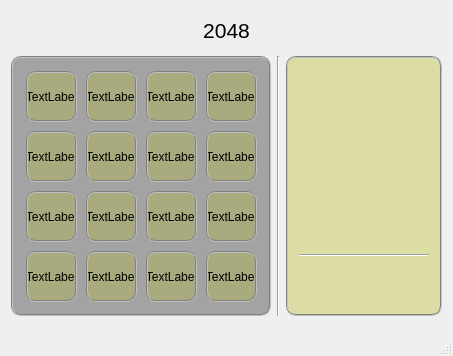
<?xml version="1.0" encoding="UTF-8"?>
<ui version="4.0">
 <class>MainWindow</class>
 <widget class="QMainWindow" name="MainWindow">
  <property name="geometry">
   <rect>
    <x>0</x>
    <y>0</y>
    <width>451</width>
    <height>356</height>
   </rect>
  </property>
  <property name="sizePolicy">
   <sizepolicy hsizetype="Preferred" vsizetype="Preferred">
    <horstretch>0</horstretch>
    <verstretch>0</verstretch>
   </sizepolicy>
  </property>
  <property name="minimumSize">
   <size>
    <width>0</width>
    <height>0</height>
   </size>
  </property>
  <property name="maximumSize">
   <size>
    <width>451</width>
    <height>356</height>
   </size>
  </property>
  <property name="windowTitle">
   <string>MainWindow</string>
  </property>
  <widget class="QWidget" name="centralWidget">
   <layout class="QGridLayout" name="gridLayout_4">
    <item row="0" column="0">
     <widget class="QLabel" name="label_17">
      <property name="minimumSize">
       <size>
        <width>0</width>
        <height>25</height>
       </size>
      </property>
      <property name="maximumSize">
       <size>
        <width>16777215</width>
        <height>25</height>
       </size>
      </property>
      <property name="text">
       <string>&lt;!DOCTYPE HTML PUBLIC &quot;-//W3C//DTD HTML 4.0//EN&quot; &quot;http://www.w3.org/TR/REC-html40/strict.dtd&quot;&gt;
&lt;html&gt;&lt;head&gt;&lt;meta name=&quot;qrichtext&quot; content=&quot;1&quot; /&gt;&lt;style type=&quot;text/css&quot;&gt;
p, li { white-space: pre-wrap; }
&lt;/style&gt;&lt;/head&gt;&lt;body style=&quot; font-family:'SimSun'; font-size:9pt; font-weight:400; font-style:normal;&quot;&gt;
&lt;p align=&quot;center&quot; style=&quot; margin-top:0px; margin-bottom:0px; margin-left:0px; margin-right:0px; -qt-block-indent:0; text-indent:0px;&quot;&gt;&lt;span style=&quot; font-size:16pt;&quot;&gt;2048&lt;/span&gt;&lt;/p&gt;&lt;/body&gt;&lt;/html&gt;</string>
      </property>
     </widget>
    </item>
    <item row="1" column="0">
     <layout class="QHBoxLayout" name="horizontalLayout_2">
      <item>
       <widget class="QGroupBox" name="groupBox">
        <property name="minimumSize">
         <size>
          <width>260</width>
          <height>260</height>
         </size>
        </property>
        <property name="maximumSize">
         <size>
          <width>260</width>
          <height>260</height>
         </size>
        </property>
        <property name="styleSheet">
         <string notr="true">QGroupBox{
background-color:rgb(163, 163, 163);
border:2px groove gray;
border-radius:10px;
}</string>
        </property>
        <property name="title">
         <string/>
        </property>
        <layout class="QGridLayout" name="gridLayout">
         <item row="0" column="0">
          <widget class="QLabel" name="label11">
           <property name="minimumSize">
            <size>
             <width>55</width>
             <height>55</height>
            </size>
           </property>
           <property name="maximumSize">
            <size>
             <width>55</width>
             <height>55</height>
            </size>
           </property>
           <property name="styleSheet">
            <string notr="true">QLabel{
margin:2px;
border:2px groove gray;
border-radius:10px;
background-color:rgb(170, 170, 127);
}</string>
           </property>
           <property name="text">
            <string>TextLabel</string>
           </property>
           <property name="alignment">
            <set>Qt::AlignCenter</set>
           </property>
          </widget>
         </item>
         <item row="0" column="1">
          <widget class="QLabel" name="label12">
           <property name="minimumSize">
            <size>
             <width>55</width>
             <height>55</height>
            </size>
           </property>
           <property name="maximumSize">
            <size>
             <width>55</width>
             <height>55</height>
            </size>
           </property>
           <property name="styleSheet">
            <string notr="true">QLabel{
margin:2px;
border:2px groove gray;
border-radius:10px;
background-color:rgb(170, 170, 127);
}</string>
           </property>
           <property name="text">
            <string>TextLabel</string>
           </property>
           <property name="alignment">
            <set>Qt::AlignCenter</set>
           </property>
          </widget>
         </item>
         <item row="0" column="2">
          <widget class="QLabel" name="label13">
           <property name="minimumSize">
            <size>
             <width>55</width>
             <height>55</height>
            </size>
           </property>
           <property name="maximumSize">
            <size>
             <width>55</width>
             <height>55</height>
            </size>
           </property>
           <property name="styleSheet">
            <string notr="true">QLabel{
margin:2px;
border:2px groove gray;
border-radius:10px;
background-color:rgb(170, 170, 127);
}</string>
           </property>
           <property name="text">
            <string>TextLabel</string>
           </property>
           <property name="alignment">
            <set>Qt::AlignCenter</set>
           </property>
          </widget>
         </item>
         <item row="0" column="3">
          <widget class="QLabel" name="label14">
           <property name="minimumSize">
            <size>
             <width>55</width>
             <height>55</height>
            </size>
           </property>
           <property name="maximumSize">
            <size>
             <width>55</width>
             <height>55</height>
            </size>
           </property>
           <property name="styleSheet">
            <string notr="true">QLabel{
margin:2px;
border:2px groove gray;
border-radius:10px;
background-color:rgb(170, 170, 127);
}</string>
           </property>
           <property name="text">
            <string>TextLabel</string>
           </property>
           <property name="alignment">
            <set>Qt::AlignCenter</set>
           </property>
          </widget>
         </item>
         <item row="1" column="0">
          <widget class="QLabel" name="label21">
           <property name="minimumSize">
            <size>
             <width>55</width>
             <height>55</height>
            </size>
           </property>
           <property name="maximumSize">
            <size>
             <width>55</width>
             <height>55</height>
            </size>
           </property>
           <property name="styleSheet">
            <string notr="true">QLabel{
margin:2px;
border:2px groove gray;
border-radius:10px;
background-color:rgb(170, 170, 127);
}</string>
           </property>
           <property name="text">
            <string>TextLabel</string>
           </property>
           <property name="alignment">
            <set>Qt::AlignCenter</set>
           </property>
          </widget>
         </item>
         <item row="1" column="1">
          <widget class="QLabel" name="label22">
           <property name="minimumSize">
            <size>
             <width>55</width>
             <height>55</height>
            </size>
           </property>
           <property name="maximumSize">
            <size>
             <width>55</width>
             <height>55</height>
            </size>
           </property>
           <property name="styleSheet">
            <string notr="true">QLabel{
margin:2px;
border:2px groove gray;
border-radius:10px;
background-color:rgb(170, 170, 127);
}</string>
           </property>
           <property name="text">
            <string>TextLabel</string>
           </property>
           <property name="alignment">
            <set>Qt::AlignCenter</set>
           </property>
          </widget>
         </item>
         <item row="1" column="2">
          <widget class="QLabel" name="label23">
           <property name="minimumSize">
            <size>
             <width>55</width>
             <height>55</height>
            </size>
           </property>
           <property name="maximumSize">
            <size>
             <width>55</width>
             <height>55</height>
            </size>
           </property>
           <property name="styleSheet">
            <string notr="true">QLabel{
margin:2px;
border:2px groove gray;
border-radius:10px;
background-color:rgb(170, 170, 127);
}</string>
           </property>
           <property name="text">
            <string>TextLabel</string>
           </property>
           <property name="alignment">
            <set>Qt::AlignCenter</set>
           </property>
          </widget>
         </item>
         <item row="1" column="3">
          <widget class="QLabel" name="label24">
           <property name="minimumSize">
            <size>
             <width>55</width>
             <height>55</height>
            </size>
           </property>
           <property name="maximumSize">
            <size>
             <width>55</width>
             <height>55</height>
            </size>
           </property>
           <property name="styleSheet">
            <string notr="true">QLabel{
margin:2px;
border:2px groove gray;
border-radius:10px;
background-color:rgb(170, 170, 127);
}</string>
           </property>
           <property name="text">
            <string>TextLabel</string>
           </property>
           <property name="alignment">
            <set>Qt::AlignCenter</set>
           </property>
          </widget>
         </item>
         <item row="2" column="0">
          <widget class="QLabel" name="label31">
           <property name="minimumSize">
            <size>
             <width>55</width>
             <height>55</height>
            </size>
           </property>
           <property name="maximumSize">
            <size>
             <width>55</width>
             <height>55</height>
            </size>
           </property>
           <property name="styleSheet">
            <string notr="true">QLabel{
margin:2px;
border:2px groove gray;
border-radius:10px;
background-color:rgb(170, 170, 127);
}</string>
           </property>
           <property name="text">
            <string>TextLabel</string>
           </property>
           <property name="alignment">
            <set>Qt::AlignCenter</set>
           </property>
          </widget>
         </item>
         <item row="2" column="1">
          <widget class="QLabel" name="label32">
           <property name="minimumSize">
            <size>
             <width>55</width>
             <height>55</height>
            </size>
           </property>
           <property name="maximumSize">
            <size>
             <width>55</width>
             <height>55</height>
            </size>
           </property>
           <property name="styleSheet">
            <string notr="true">QLabel{
margin:2px;
border:2px groove gray;
border-radius:10px;
background-color:rgb(170, 170, 127);
}</string>
           </property>
           <property name="text">
            <string>TextLabel</string>
           </property>
           <property name="alignment">
            <set>Qt::AlignCenter</set>
           </property>
          </widget>
         </item>
         <item row="2" column="2">
          <widget class="QLabel" name="label33">
           <property name="minimumSize">
            <size>
             <width>55</width>
             <height>55</height>
            </size>
           </property>
           <property name="maximumSize">
            <size>
             <width>55</width>
             <height>55</height>
            </size>
           </property>
           <property name="styleSheet">
            <string notr="true">QLabel{
margin:2px;
border:2px groove gray;
border-radius:10px;
background-color:rgb(170, 170, 127);
}</string>
           </property>
           <property name="text">
            <string>TextLabel</string>
           </property>
           <property name="alignment">
            <set>Qt::AlignCenter</set>
           </property>
          </widget>
         </item>
         <item row="2" column="3">
          <widget class="QLabel" name="label34">
           <property name="minimumSize">
            <size>
             <width>55</width>
             <height>55</height>
            </size>
           </property>
           <property name="maximumSize">
            <size>
             <width>55</width>
             <height>55</height>
            </size>
           </property>
           <property name="styleSheet">
            <string notr="true">QLabel{
margin:2px;
border:2px groove gray;
border-radius:10px;
background-color:rgb(170, 170, 127);
}</string>
           </property>
           <property name="text">
            <string>TextLabel</string>
           </property>
           <property name="alignment">
            <set>Qt::AlignCenter</set>
           </property>
          </widget>
         </item>
         <item row="3" column="0">
          <widget class="QLabel" name="label41">
           <property name="minimumSize">
            <size>
             <width>55</width>
             <height>55</height>
            </size>
           </property>
           <property name="maximumSize">
            <size>
             <width>55</width>
             <height>55</height>
            </size>
           </property>
           <property name="styleSheet">
            <string notr="true">QLabel{
margin:2px;
border:2px groove gray;
border-radius:10px;
background-color:rgb(170, 170, 127);
}</string>
           </property>
           <property name="text">
            <string>TextLabel</string>
           </property>
           <property name="alignment">
            <set>Qt::AlignCenter</set>
           </property>
          </widget>
         </item>
         <item row="3" column="1">
          <widget class="QLabel" name="label42">
           <property name="minimumSize">
            <size>
             <width>55</width>
             <height>55</height>
            </size>
           </property>
           <property name="maximumSize">
            <size>
             <width>55</width>
             <height>55</height>
            </size>
           </property>
           <property name="styleSheet">
            <string notr="true">QLabel{
margin:2px;
border:2px groove gray;
border-radius:10px;
background-color:rgb(170, 170, 127);
}</string>
           </property>
           <property name="text">
            <string>TextLabel</string>
           </property>
           <property name="alignment">
            <set>Qt::AlignCenter</set>
           </property>
          </widget>
         </item>
         <item row="3" column="2">
          <widget class="QLabel" name="label43">
           <property name="minimumSize">
            <size>
             <width>55</width>
             <height>55</height>
            </size>
           </property>
           <property name="maximumSize">
            <size>
             <width>55</width>
             <height>55</height>
            </size>
           </property>
           <property name="styleSheet">
            <string notr="true">QLabel{
margin:2px;
border:2px groove gray;
border-radius:10px;
background-color:rgb(170, 170, 127);
}</string>
           </property>
           <property name="text">
            <string>TextLabel</string>
           </property>
           <property name="alignment">
            <set>Qt::AlignCenter</set>
           </property>
          </widget>
         </item>
         <item row="3" column="3">
          <widget class="QLabel" name="label44">
           <property name="minimumSize">
            <size>
             <width>55</width>
             <height>55</height>
            </size>
           </property>
           <property name="maximumSize">
            <size>
             <width>55</width>
             <height>55</height>
            </size>
           </property>
           <property name="styleSheet">
            <string notr="true">QLabel{
margin:2px;
border:2px groove gray;
border-radius:10px;
background-color:rgb(170, 170, 127);
}</string>
           </property>
           <property name="text">
            <string>TextLabel</string>
           </property>
           <property name="alignment">
            <set>Qt::AlignCenter</set>
           </property>
          </widget>
         </item>
        </layout>
       </widget>
      </item>
      <item>
       <widget class="Line" name="line">
        <property name="orientation">
         <enum>Qt::Vertical</enum>
        </property>
       </widget>
      </item>
      <item>
       <widget class="QGroupBox" name="groupBox_2">
        <property name="minimumSize">
         <size>
          <width>156</width>
          <height>260</height>
         </size>
        </property>
        <property name="maximumSize">
         <size>
          <width>156</width>
          <height>260</height>
         </size>
        </property>
        <property name="styleSheet">
         <string notr="true">QGroupBox{
background-color:rgb(220, 220, 165);
border:2px groove gray;
border-radius:10px;
}</string>
        </property>
        <property name="title">
         <string/>
        </property>
        <layout class="QGridLayout" name="gridLayout_3">
         <item row="0" column="0">
          <layout class="QGridLayout" name="gridLayout_2">
           <item row="0" column="1">
            <widget class="QPushButton" name="pushButtonUp">
             <property name="minimumSize">
              <size>
               <width>40</width>
               <height>40</height>
              </size>
             </property>
             <property name="maximumSize">
              <size>
               <width>40</width>
               <height>40</height>
              </size>
             </property>
             <property name="styleSheet">
              <string notr="true">QPushButton{
border:5px gray;
border-radius:20px;
}</string>
             </property>
             <property name="text">
              <string/>
             </property>
             <property name="icon">
              <iconset resource="resource.qrc">
               <normaloff>:/icons/icons/Up.png</normaloff>:/icons/icons/Up.png</iconset>
             </property>
             <property name="iconSize">
              <size>
               <width>50</width>
               <height>50</height>
              </size>
             </property>
             <property name="shortcut">
              <string>Up</string>
             </property>
            </widget>
           </item>
           <item row="1" column="0">
            <widget class="QPushButton" name="pushButtonLeft">
             <property name="minimumSize">
              <size>
               <width>40</width>
               <height>40</height>
              </size>
             </property>
             <property name="maximumSize">
              <size>
               <width>40</width>
               <height>40</height>
              </size>
             </property>
             <property name="styleSheet">
              <string notr="true">QPushButton{
border:5px gray;
border-radius:20px;
}</string>
             </property>
             <property name="text">
              <string/>
             </property>
             <property name="icon">
              <iconset resource="resource.qrc">
               <normaloff>:/icons/icons/Left.png</normaloff>:/icons/icons/Left.png</iconset>
             </property>
             <property name="iconSize">
              <size>
               <width>50</width>
               <height>50</height>
              </size>
             </property>
             <property name="shortcut">
              <string>Left</string>
             </property>
            </widget>
           </item>
           <item row="1" column="2">
            <widget class="QPushButton" name="pushButtonRight">
             <property name="minimumSize">
              <size>
               <width>40</width>
               <height>40</height>
              </size>
             </property>
             <property name="maximumSize">
              <size>
               <width>40</width>
               <height>40</height>
              </size>
             </property>
             <property name="styleSheet">
              <string notr="true">QPushButton{
border:5px gray;
border-radius:20px;
}</string>
             </property>
             <property name="text">
              <string/>
             </property>
             <property name="icon">
              <iconset resource="resource.qrc">
               <normaloff>:/icons/icons/Right.png</normaloff>:/icons/icons/Right.png</iconset>
             </property>
             <property name="iconSize">
              <size>
               <width>50</width>
               <height>50</height>
              </size>
             </property>
             <property name="shortcut">
              <string>Right</string>
             </property>
            </widget>
           </item>
           <item row="2" column="1">
            <widget class="QPushButton" name="pushButtonDown">
             <property name="minimumSize">
              <size>
               <width>40</width>
               <height>40</height>
              </size>
             </property>
             <property name="maximumSize">
              <size>
               <width>40</width>
               <height>40</height>
              </size>
             </property>
             <property name="styleSheet">
              <string notr="true">QPushButton{
border:5px gray;
border-radius:20px;
}</string>
             </property>
             <property name="text">
              <string/>
             </property>
             <property name="icon">
              <iconset resource="resource.qrc">
               <normaloff>:/icons/icons/Down.png</normaloff>:/icons/icons/Down.png</iconset>
             </property>
             <property name="iconSize">
              <size>
               <width>50</width>
               <height>50</height>
              </size>
             </property>
             <property name="shortcut">
              <string>Down</string>
             </property>
            </widget>
           </item>
          </layout>
         </item>
         <item row="2" column="0">
          <widget class="Line" name="line_2">
           <property name="orientation">
            <enum>Qt::Horizontal</enum>
           </property>
          </widget>
         </item>
         <item row="3" column="0">
          <layout class="QHBoxLayout" name="horizontalLayout">
           <item>
            <widget class="QPushButton" name="pushButtonRestart">
             <property name="minimumSize">
              <size>
               <width>40</width>
               <height>40</height>
              </size>
             </property>
             <property name="maximumSize">
              <size>
               <width>40</width>
               <height>40</height>
              </size>
             </property>
             <property name="styleSheet">
              <string notr="true">QPushButton{
border:5px gray;
border-radius:20px;
}</string>
             </property>
             <property name="text">
              <string/>
             </property>
             <property name="icon">
              <iconset resource="resource.qrc">
               <normaloff>:/icons/icons/Restart.png</normaloff>:/icons/icons/Restart.png</iconset>
             </property>
             <property name="iconSize">
              <size>
               <width>50</width>
               <height>50</height>
              </size>
             </property>
             <property name="shortcut">
              <string>F1</string>
             </property>
            </widget>
           </item>
           <item>
            <spacer name="horizontalSpacer">
             <property name="orientation">
              <enum>Qt::Horizontal</enum>
             </property>
             <property name="sizeHint" stdset="0">
              <size>
               <width>40</width>
               <height>20</height>
              </size>
             </property>
            </spacer>
           </item>
           <item>
            <widget class="QPushButton" name="pushButtonExit">
             <property name="minimumSize">
              <size>
               <width>40</width>
               <height>40</height>
              </size>
             </property>
             <property name="maximumSize">
              <size>
               <width>40</width>
               <height>40</height>
              </size>
             </property>
             <property name="styleSheet">
              <string notr="true">QPushButton{
border:5px gray;
border-radius:20px;
}</string>
             </property>
             <property name="text">
              <string/>
             </property>
             <property name="icon">
              <iconset resource="resource.qrc">
               <normaloff>:/icons/icons/Exit.png</normaloff>:/icons/icons/Exit.png</iconset>
             </property>
             <property name="iconSize">
              <size>
               <width>50</width>
               <height>50</height>
              </size>
             </property>
             <property name="shortcut">
              <string>F2</string>
             </property>
            </widget>
           </item>
          </layout>
         </item>
         <item row="1" column="0">
          <spacer name="verticalSpacer">
           <property name="orientation">
            <enum>Qt::Vertical</enum>
           </property>
           <property name="sizeHint" stdset="0">
            <size>
             <width>20</width>
             <height>40</height>
            </size>
           </property>
          </spacer>
         </item>
        </layout>
       </widget>
      </item>
     </layout>
    </item>
   </layout>
  </widget>
  <widget class="QMenuBar" name="menuBar">
   <property name="geometry">
    <rect>
     <x>0</x>
     <y>0</y>
     <width>451</width>
     <height>23</height>
    </rect>
   </property>
  </widget>
  <widget class="QStatusBar" name="statusBar"/>
  <action name="actionPanel">
   <property name="checkable">
    <bool>true</bool>
   </property>
   <property name="text">
    <string>Panel</string>
   </property>
   <property name="shortcut">
    <string>F1</string>
   </property>
  </action>
 </widget>
 <layoutdefault spacing="6" margin="11"/>
 <resources>
  <include location="resource.qrc"/>
 </resources>
 <connections/>
</ui>
